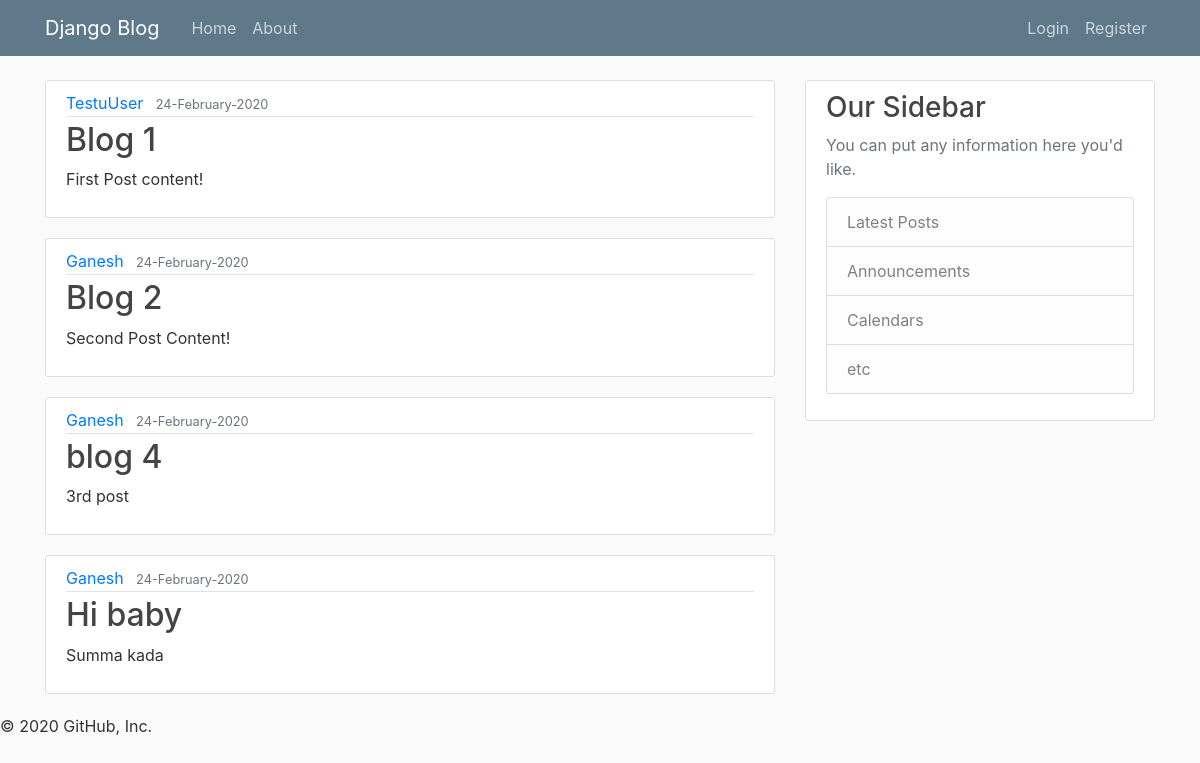
Screenshot of /blog/ with the database file from the repository.
### blog/models.py (models this page shows, shortened)
class Post(models.Model):
    title=models.CharField(max_length=100)
    content=models.TextField()
    date_posted= models.DateTimeField(default=timezone.now)
    author=models.ForeignKey(User,on_delete=models.CASCADE)

### blog/views.py (the view)
# urls.py: path('', views.home,name='blog-home'),
def home(request):
    context={
        'posts':Post.objects.all()
    }
    return render(request,'blog/home.html',context)

### blog/templates/blog/home.html
{% extends "blog/base.html" %}
{% block content %}
    {% for post in posts %}
    <article class="media content-section">
        <div class="media-body">
          <div class="article-metadata">
            <a class="mr-2" href="#">{{ post.author}}</a>
            <small class="text-muted">{{ post.date_posted|date:"d-F-Y"}}</small>
          </div>
          <h2><a class="article-title" href="#">{{ post.title}}</a></h2>
          <p class="article-content">{{ post.content}}</p>
        </div>
      </article>
    {% endfor %}
{% endblock content %}

### blog/templates/blog/base.html (style rules this page uses)
body { background: #fafafa; color: #333333; margin-top: 5rem; }
h1, h2, h3, h4, h5, h6 { color: #444444; }
.content-section { background: #ffffff; padding: 10px 20px; border: 1px solid #dddddd; border-radius: 3px; margin-bottom: 20px; }
.article-title { color: #444444; }
.article-content { white-space: pre-line; }
.article-metadata { padding-bottom: 1px; margin-bottom: 4px; border-bottom: 1px solid #e3e3e3 }

### rows the page displays
Post: author "TestuUser", date_posted "24-February-2020", title "Blog 1", content "First Post content!"
Post: author "Ganesh", date_posted "24-February-2020", title "Blog 2", content "Second Post Content!"
Post: author "Ganesh", date_posted "24-February-2020", title "blog 4", content "3rd post"
Post: author "Ganesh", date_posted "24-February-2020", title "Hi baby", content "Summa kada"
